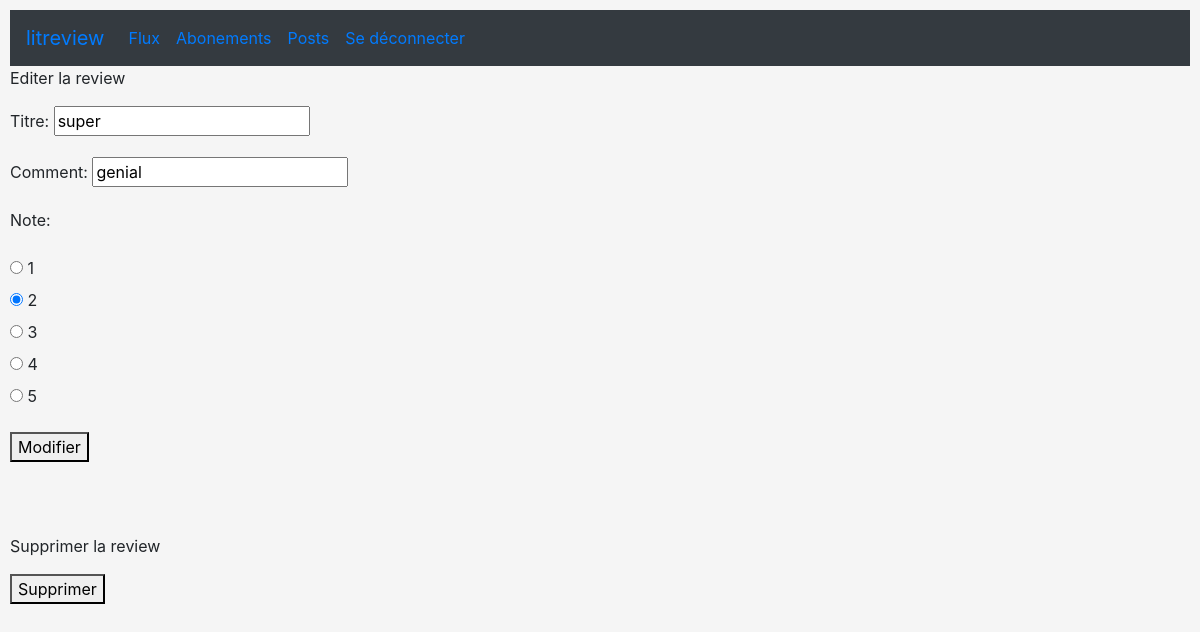
Page /edit/6/review/ (signed in) on the committed database.
### flux/models.py (models this page shows)
class Review(models.Model):
    CHOICE = [(1, '1'), (2, '2'), (3, '3'), (4, '4'), (5, '5')]
    ticket = models.ForeignKey(
        Ticket, on_delete=models.CASCADE)
    note = models.PositiveSmallIntegerField(validators=[MinValueValidator(
        0), MaxValueValidator(5)], choices=CHOICE, default=5)
    titleR = models.CharField(max_length=128, verbose_name='titre')
    comment = models.CharField(max_length=8192, blank=True)
    user = models.ForeignKey(
        settings.AUTH_USER_MODEL, on_delete=models.CASCADE)
    date_created = models.DateTimeField(auto_now_add=True)

### flux/views.py (the view, shortened to what this page needs)
# urls.py: path('edit/<int:review_id>/review/', views.edit_review, name='edit_review'),
@ login_required
def edit_review(request, review_id):
    review = get_object_or_404(models.Review, id=review_id)
    edit_form = forms.ReviewForm(instance=review)
    delete_form = forms.DeleteReviewForm()
    context = {
        'edit_form': edit_form,
        'delete_form': delete_form,
    }
    return render(request, 'flux/edit_review.html', context=context)

### flux/forms.py
class ReviewForm(forms.ModelForm):
    edit_review = forms.BooleanField(widget=forms.HiddenInput, initial=True)
    class Meta:
        model = models.Review
        fields = ['titleR', 'comment', 'note']
        widgets = {'note': forms.RadioSelect}

class DeleteReviewForm(forms.Form):
    delete_review = forms.BooleanField(widget=forms.HiddenInput, initial=True)

### flux/templates/flux/edit_review.html
{% extends 'base.html' %} {% block content %}
<nav class="navbar navbar-expand bg-dark">
  <a class="navbar-brand" href="#">litreview</a>
  <ul class="navbar-nav">
    <li class="nav-item active">
      <a class="nav-link" href="{% url 'flux' %}">Flux</a>
    </li>
    <li class="nav-item">
      <a class="nav-link" href="{% url 'followers' %}">Abonements</a>
    </li>
    <li class="nav-item active">
      <a class="nav-link" href="{% url 'posts' %}">Posts</a>
    </li>
    <li class="nav-item">
      <a class="nav-link" href="{% url 'logout' %}">Se déconnecter</a>
    </li>
  </ul>
</nav>
<p>Editer la review</p>
<form method="post" enctype="multipart/form-data">
  {% csrf_token %} {{edit_form.as_p}}<button type="submit">Modifier</button>
</form>
<br />
<br />
<br />
<p>Supprimer la review</p>
<form method="post">
  {% csrf_token %} {{delete_form.as_p}}<button type="submit">Supprimer</button>
</form>
{% endblock %}

### static/style.css (style rules this page uses)
body { background-color: whitesmoke; padding: 10px; }

### rows in the picture
Review: titleR "super", comment "genial", note "☐ 1 ☑ 2 ☐ 3 ☐ 4 ☐ 5"
